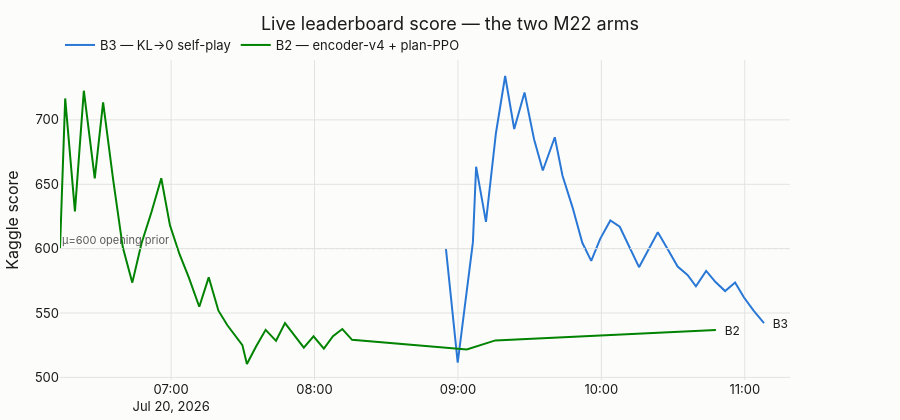

Notebook code for this chart:
### Code cell
# 4 — Leaderboard score over time. Single axis, one line per arm, direct-labelled.
# Direct labels are not decoration here: they are the required secondary encoding
# for the tritan pair (ΔE 7.6), so identity never rests on hue alone.
fig = go.Figure()
for sub, label in ARMS.items():
    d = episodes[episodes["submission"] == sub].dropna(subset=["our_score"])
    if d.empty:
        continue
    fig.add_trace(go.Scatter(
        x=d["time"], y=d["our_score"], name=label, mode="lines",
        line=dict(color=COLOR[sub], width=2),
        hovertemplate=f"<b>{label}</b><br>%{{x|%b %d %H:%M}}<br>"
                      f"score %{{y:.1f}}<extra></extra>"))
    last = d.iloc[-1]
    fig.add_annotation(x=last["time"], y=last["our_score"], text=f"  {label.split(' — ')[0]}",
                       showarrow=False, xanchor="left", font=dict(color=INK, size=12))

fig.add_hline(y=600, line=dict(color=GRID, width=1, dash="dot"))
fig.add_annotation(x=0, xref="paper", y=600, text="μ=600 opening prior", showarrow=False,
                   xanchor="left", yanchor="bottom", font=dict(color=INK2, size=11))
fig.update_layout(
    title="Live leaderboard score — the two M22 arms",
    xaxis_title=None, yaxis_title="Kaggle score",
    hovermode="x unified", height=420,
    margin=dict(l=60, r=110, t=60, b=40),
    legend=dict(orientation="h", yanchor="bottom", y=1.0, x=0))
fig.show()

print("Early movement is the μ=600 prior decaying, not play. Read cell 3, not this chart.")

### Figure 1 — Plotly figure (JSON) as saved in the notebook; plotly's stock layout.template omitted (floating-point values rounded to 4 significant figures)
{"data": [{"hovertemplate": "<b>B3 — KL→0 self-play</b><br>%{x|%b %d %H:%M}<br>score %{y:.1f}<extra></extra>", "line": {"color": "#2a78d6", "width": 2}, "mode": "lines", "name": "B3 — KL→0 self-play", "type": "scatter", "x": ["2026-07-20T08:54:58.119028400", "2026-07-20T08:59:54.170888000", "2026-07-20T09:06:15.351345200", "2026-07-20T09:07:35.997198600", "2026-07-20T09:11:43.473362200", "2026-07-20T09:15:53.262639000", "2026-07-20T09:19:45.231979100", "2026-07-20T09:23:32.511951600", "2026-07-20T09:27:51.251777200", "2026-07-20T09:31:50.564026400", "2026-07-20T09:35:30.382552000", "2026-07-20T09:40:31.187037100", "2026-07-20T09:43:45.194511200", "2026-07-20T09:47:56.574747700", "2026-07-20T09:52:01.877598000", "2026-07-20T09:55:45.268979500", "2026-07-20T09:59:30.396372100", "2026-07-20T10:03:45.002455200", "2026-07-20T10:07:41.599267900", "2026-07-20T10:11:37.634696700", "2026-07-20T10:15:45.235369100", "2026-07-20T10:19:37.535492700", "2026-07-20T10:23:37.263245800", "2026-07-20T10:27:53.188203900", "2026-07-20T10:31:54.821547600", "2026-07-20T10:36:02.654857300", "2026-07-20T10:39:33.779545100", "2026-07-20T10:43:50.430225300", "2026-07-20T10:47:45.840196100", "2026-07-20T10:51:46.305142500", "2026-07-20T10:55:56.534967700", "2026-07-20T10:59:36.278145900", "2026-07-20T11:03:41.157738800", "2026-07-20T11:08:02.319903100"], "y": [600.0, 511.5, 604.9, 663.7, 620.8, 689.7, 734.1, 692.9, 721.4, 685.1, 660.7, 686.6, 656.6, 632.1, 604.5, 590.5, 607.6, 621.9, 617.0, 601.1, 585.6, 598.9, 612.7, 599.1, 586.1, 579.5, 570.7, 582.7, 574.1, 567.0, 573.7, 562.2, 551.8, 542.2]}, {"hovertemplate": "<b>B2 — encoder-v4 + plan-PPO</b><br>%{x|%b %d %H:%M}<br>score %{y:.1f}<extra></extra>", "line": {"color": "#008300", "width": 2}, "mode": "lines", "name": "B2 — encoder-v4 + plan-PPO", "type": "scatter", "x": ["2026-07-20T06:13:31.230383100", "2026-07-20T06:15:41.568636900", "2026-07-20T06:19:46.005075400", "2026-07-20T06:23:29.333740200", "2026-07-20T06:28:03.821200000", "2026-07-20T06:31:33.422961800", "2026-07-20T06:35:47.963986600", "2026-07-20T06:39:46.137067100", "2026-07-20T06:43:46.174915000", "2026-07-20T06:47:37.864757700", "2026-07-20T06:51:47.719983000", "2026-07-20T06:55:53.185102900", "2026-07-20T06:59:31.360744600", "2026-07-20T07:03:28.920887100", "2026-07-20T07:07:26.349812800", "2026-07-20T07:11:47.077536100", "2026-07-20T07:15:44.350533700", "2026-07-20T07:19:48.225140600", "2026-07-20T07:23:32.931146900", "2026-07-20T07:29:49.258363500", "2026-07-20T07:31:43.148203400", "2026-07-20T07:35:32.318872200", "2026-07-20T07:39:33.372753400", "2026-07-20T07:43:53.405765000", "2026-07-20T07:47:39.040529700", "2026-07-20T07:51:49.041109800", "2026-07-20T07:55:31.264676300", "2026-07-20T07:59:34.778102500", "2026-07-20T08:03:54.695059400", "2026-07-20T08:07:43.305512100", "2026-07-20T08:11:37.755689700", "2026-07-20T08:15:42.887587300", "2026-07-20T09:03:41.452994000", "2026-07-20T09:15:38.644232200", "2026-07-20T10:47:54.943490200"], "y": [600.0, 716.7, 629.0, 722.7, 654.6, 713.7, 653.1, 601.3, 573.6, 604.2, 628.4, 654.7, 618.1, 595.9, 577.5, 554.9, 577.7, 551.8, 540.5, 525.1, 510.4, 524.0, 536.9, 528.4, 542.2, 532.2, 523.2, 532.0, 522.4, 532.0, 537.5, 529.2, 521.7, 528.7, 536.8]}], "layout": {"annotations": [{"font": {"color": "#1b1b1b", "size": 12}, "showarrow": false, "text": "  B3", "x": "2026-07-20T11:08:02.319903100+00:00", "xanchor": "left", "y": 542.2}, {"font": {"color": "#1b1b1b", "size": 12}, "showarrow": false, "text": "  B2", "x": "2026-07-20T10:47:54.943490200+00:00", "xanchor": "left", "y": 536.8}, {"font": {"color": "#5b5b5b", "size": 11}, "showarrow": false, "text": "μ=600 opening prior", "x": 0, "xanchor": "left", "xref": "paper", "y": 600, "yanchor": "bottom"}], "height": 420, "hovermode": "x unified", "legend": {"orientation": "h", "x": 0, "y": 1.0, "yanchor": "bottom"}, "margin": {"b": 40, "l": 60, "r": 110, "t": 60}, "shapes": [{"line": {"color": "#e3e3e0", "dash": "dot", "width": 1}, "type": "line", "x0": 0, "x1": 1, "xref": "x domain", "y0": 600, "y1": 600, "yref": "y"}], "title": {"text": "Live leaderboard score — the two M22 arms"}, "xaxis": {"title": {}}, "yaxis": {"title": {"text": "Kaggle score"}}}}
